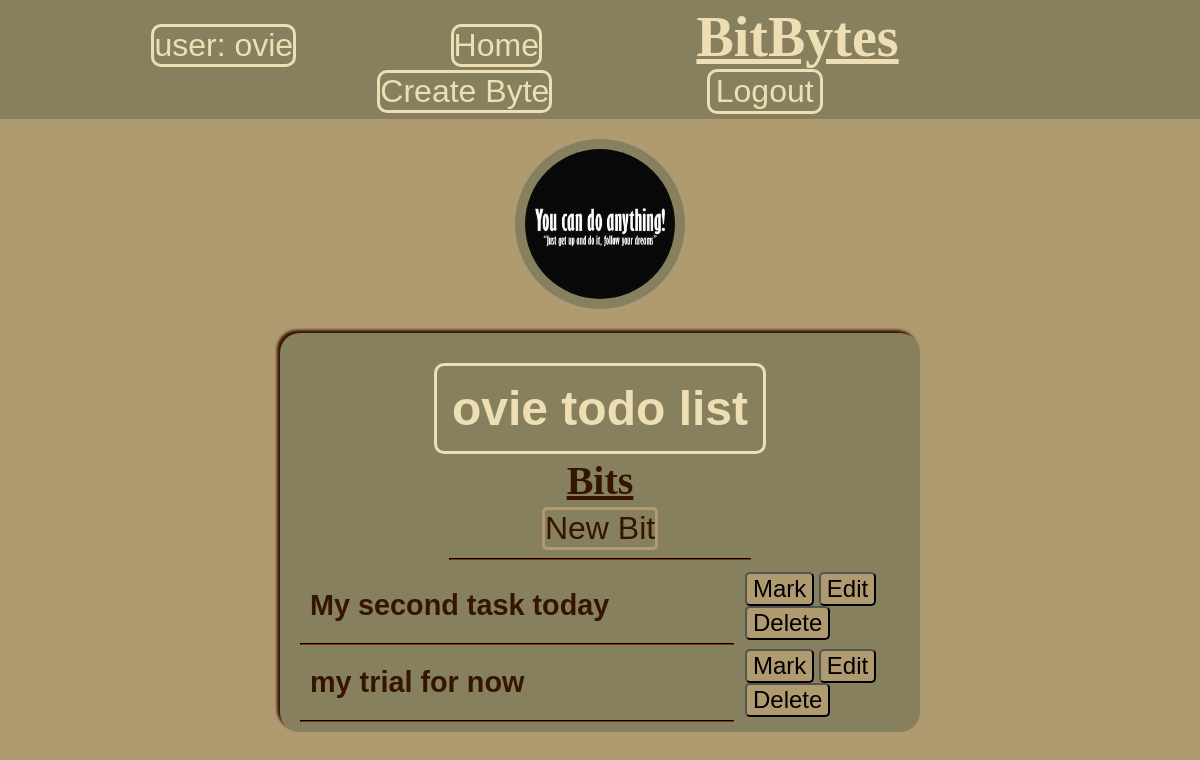
The page /todo/group/1/ (signed in) on the database its author committed.
### accounts/models.py (models this page shows, shortened)
class UserProfile(models.Model):
	user = models.OneToOneField(User, on_delete=models.CASCADE)
	profile_pic = models.ImageField(default='default.jpg')

### todo/models.py (models this page shows, shortened)
class TaskGroup(models.Model):
	user = models.ForeignKey(User, on_delete=models.CASCADE)
	name = models.CharField(max_length=100, default='')
	date = models.DateTimeField(auto_now_add=True)
	slug = models.SlugField(max_length=200, default='')

class Task(models.Model):
	priority = [
		('A', 'MUST DO'),
		('B', 'SHOULD DO'),
		('C', 'WANT TO DO'),
	]
	title = models.CharField(max_length=200)
	description = models.TextField(null=True, blank=True)
	date = models.DateTimeField(auto_now_add=True)
	status = models.BooleanField(default=False)
	priority = models.CharField(max_length=1, choices=priority)
	group = models.ForeignKey(TaskGroup, on_delete=models.CASCADE)

### todo/views.py (the view)
# urls.py: path('group/<int:pk>/', views.group_detail, name='group_detail'),
@login_required(login_url='accounts:login')
def group_detail(request, pk):
	group = TaskGroup.objects.get(id=pk)
	task_list = group.task_set.all().order_by('priority', 'title')
	context = {
		'task_list': task_list,
		'group': group,
	}
	return render(request, 'todo/group_detail.html', context)

### todo/templates/todo/group_detail.html (shortened to what this page needs)
{% extends 'todo/homepage.html' %}
{% block title %}
<h2 class="page-title">{{ group.name }}</h2>
{% endblock%}
{% block header %}
<h3 class="bit-title">Bits</h3>
<a class="task-create" href="{% url 'todo:task_create' group.id %}">New Bit</a>
{% endblock %}
{% block content %}
{% for task in task_list %}
	<div class="task-container">
		<div class='one'>
			<h2><a class="task-title {{ task.status }}" href="{% url 'todo:task_detail' task.id %}">{{ task.title }}</a></h2>
		</div>
		<div class="two">
			<form method="POST" action="{% url 'todo:task_tick' task.id %}">
				<button>Mark</button>
			</form>
			<a href="{% url 'todo:task_update' task.id %}"><button>Edit</button></a>
			<form method="POST" action="{% url 'todo:task_delete' task.id %}">
				<button>Delete</button>
			</form>
		</div>
	</div>
	<hr class="second">
{% endfor %}
{% endblock %}

### todo/templates/todo/homepage.html (shortened to what this page needs)
{% load static%}
<!DOCTYPE html>
<html lang="en">
<head>
    <link rel="stylesheet" href="{% static '/todo/css/styles.css' %}" type="text/css">
</head>
<body>
	<header>
	    <ul >
	        <li><a href="{% url 'accounts:profile_update' %}">user: {{ request.user }}</a></li>
	        <li><a href="{% url 'todo:homegroup_list' %}">Home</a></li>
	    </ul>
	    <h1>BitBytes</h1>
	    <ul>
	        <li><a href="{% url 'todo:group_create' %}">Create Byte</a></li>
	        <form method="POST" action="{% url 'accounts:logout' %}">
	        	<li><input id="nav-log" type="submit" value="Logout"></li>
	        </form>
	    </ul>
	</header>
	<div class="profile-pic">
	    <a href="{% url 'accounts:profile' %}">
	        <img src="{{ request.user.userprofile.profile_pic.url }}" alt="">
	    </a>
	</div>
    <main>
    	{% block title%}{% endblock %}
        {% block header %}{% endblock %}
        <hr class="first">
        {% block content %}{% endblock %}
    </main>
</body>
</html>

### todo/static/todo/css/styles.css (style rules this page uses)
body { margin: 0; background: #B09B71; font-family: Sans-serif; }
header { background-color: #87805E; text-align: center; padding-top: 5px; padding-bottom: 5px; }
header ul { list-style-type: none; margin: 0; display: inline-block; }
li, h1 { display: inline-block; }
ul li a, #nav-log { display: inline-block; text-decoration: none; color: #EDDFB3; font-size: 2em; border: 3px solid #EDDFB3; border-radius: 10px; }
h1 { margin: 0 100px; padding: 0 30px; margin: 0 120px; color: #EDDFB3; font-family: Copperplate, Papyrus, fantasy; font-size: 3.5em; text-decoration-line: underline; }
ul { padding: 0; }
ul li:first-child a { margin-right: 150px; margin-left: 0; }
div.profile-pic { text-align: center; margin: 20px 0; }
div.profile-pic a img { width: 150px; height: 150px; border-radius: 50%; border: 10px solid #87805E; object-fit: cover; }
main { max-width: 50%; background-color: #87805E; margin: 20px auto; padding: 10px 20px 10px 20px; border-radius: 20px; color: #361500; text-align: center; box-shadow: -3px -3px 3px #361500; font-family: Sans-serif; }
.page-title { display: inline-block; margin: 20px 10px 0 10px; border: 3px solid #EDDFB3; font-size: 3em; padding: 15px; color: #EDDFB3; border-radius: 10px; }
.bit-title { font-family: Copperplate, Papyrus, fantasy; font-size: 2.5em; text-decoration-line: underline; margin: 3px auto; }
hr.second { width: 72%; size: 3px; border-color: #361500; margin: 0; }
hr.first { width: 50%; size: 3px; border-color: #361500; }
.task-title, .task-title-detail { font-family: Sans-serif; font-size: 1.2em; text-decoration-line: none; color: #361500; text-align: justify; }
.task-container { display: grid; grid-template-columns: 3fr 1fr; grid-auto-rows: minmax(75px, auto); text-align: left; margin: 0 10px; align-items: center; }
form,button { display: inline-block; }
button { font-size: 1.5em; background-color: #B09B71; border-radius: 5px; cursor: pointer; }
a.task-create { text-decoration-line: none; color: #361500; display: inline-block; border: 3px solid #B09B71; font-size: 2.0em; border-radius: 5px; }
input[type="submit"] { font-size: 1.5em; background-color: #B09B71; border-radius: 5px; cursor: pointer; }
#nav-log { background-color: #87805E; }

### rows shown on the page
TaskGroup: name "ovie todo list"
Task: title "My second task today"
Task: title "my trial for now"

### other values the page prints
{{ request.user }} "ovie"
